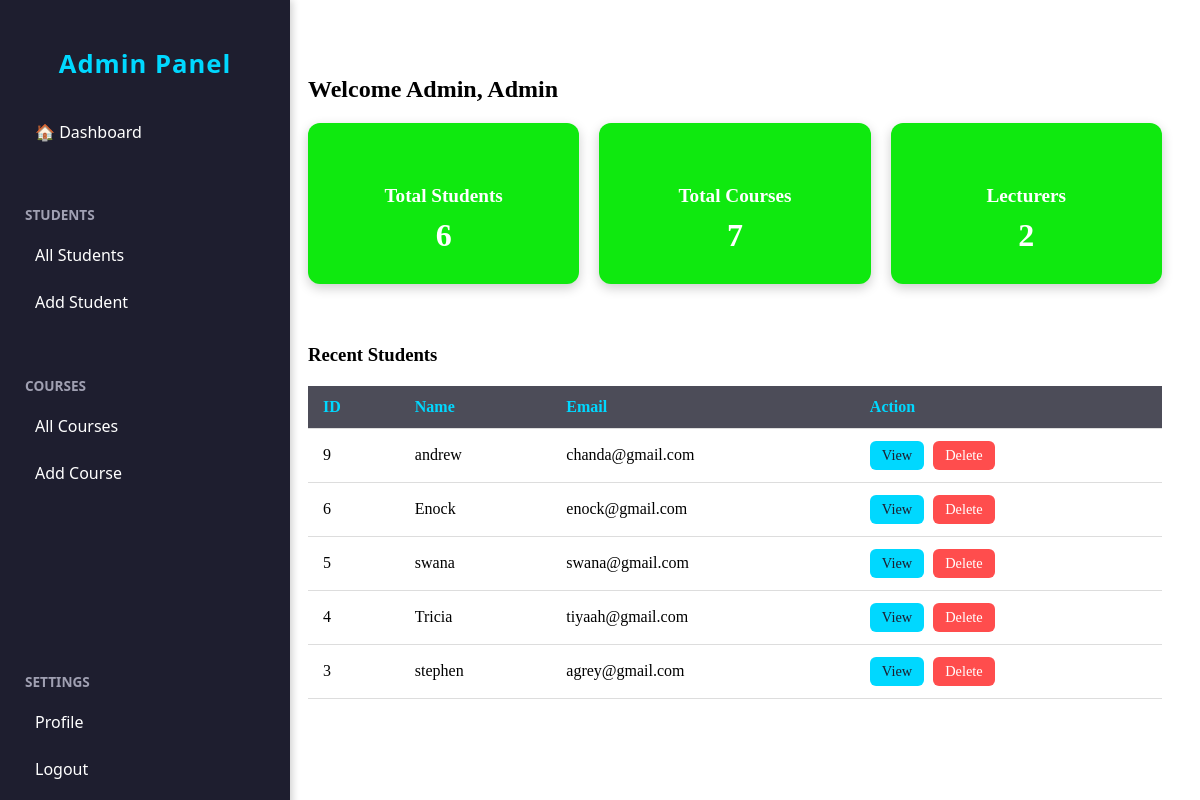
The app's page /admin_dashboard/ (signed in), older data.
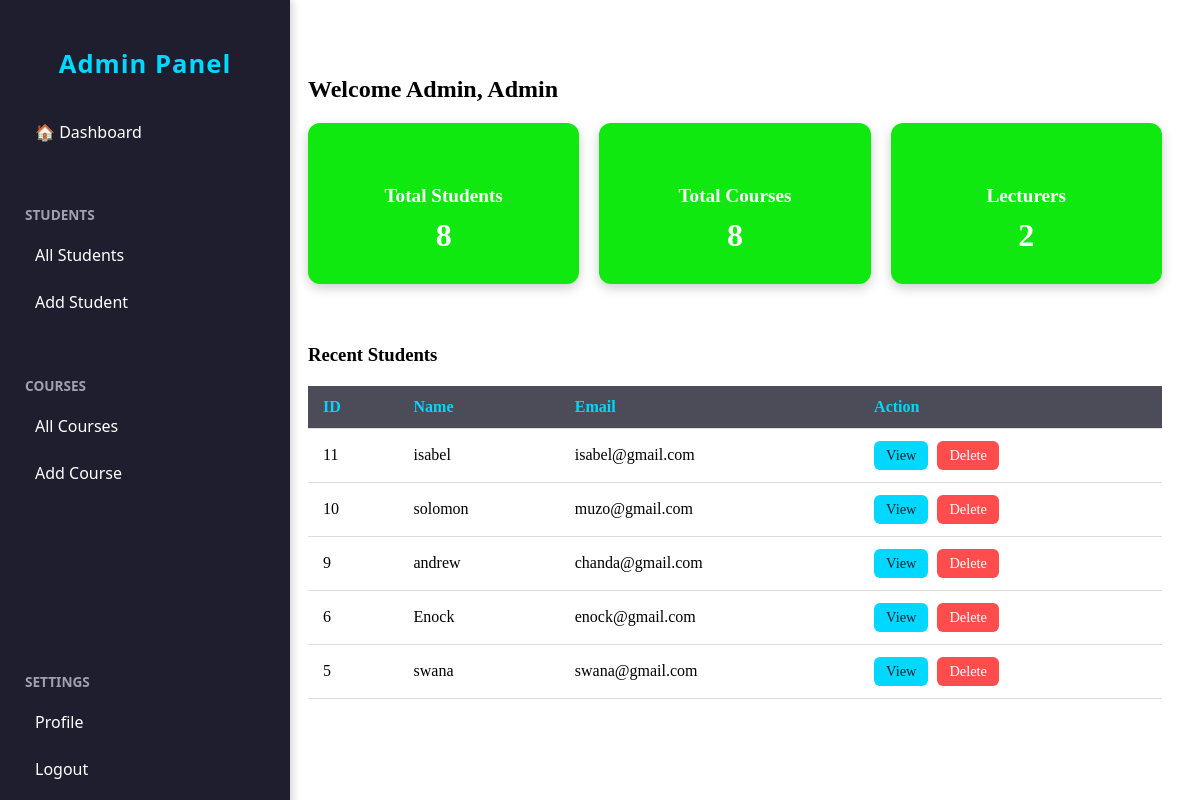
The same page, newer data.
### student_app/models.py (models this page shows, shortened)
class Student(models.Model):
    user = models.OneToOneField('auth.User', on_delete=models.CASCADE, null=True, blank=True)
    first_name= models.CharField(max_length=30)
    last_name= models.CharField(max_length=30)
    image= models.ImageField(upload_to='images/')
    email= models.EmailField()
    age= models.IntegerField()
    phone= models.CharField(max_length=12)
    courses= models.ManyToManyField(Course, related_name="students")

### student_app/views.py (the view)
# urls.py: path('admin_dashboard/', views.admin_dashboard, name= 'admin_dashboard'),
@staff_member_required
def admin_dashboard(request):
    courses_offered= Course.objects.count()
    students= Student.objects.count()
    lecturers= Lecture.objects.count()
    latest_students= Student.objects.order_by('-id')[:5]
    return render(request, 'admin.html', {
    'students': students,
    'courses_offered': courses_offered,
    'latest_students':latest_students,
    'lecturers': lecturers
    })

### student_app/templates/admin.html (shortened to what this page needs)
{% load static %}
<div id="admin-sidebar">
    <h3 class="sidebar-logo">Admin Panel</h3>
    <div class="sidebar-section">
        <a href="#" class="sidebar-link">🏠 Dashboard</a>
    </div>
    <div class="sidebar-section">
        <h5 class="sidebar-section-title">Students</h5>
        <a href="{% url 'student_info' %}" class="sidebar-link">All Students</a>
        <a href="{% url 'register_student' %}" class="sidebar-link">Add Student</a>
    </div>
    <div class="sidebar-section">
        <h5 class="sidebar-section-title">Courses</h5>
        <a href="{% url 'view_courses' %}" class="sidebar-link">All Courses</a>
        <a href="{% url 'add_course' %}" class="sidebar-link">Add Course</a>
    </div>
    <div class="sidebar-section mt-auto">
        <h5 class="sidebar-section-title">Settings</h5>
        <a href="#" class="sidebar-link">Profile</a>
        <a href="{% url 'logout' %}" class="sidebar-link">Logout</a>
    </div>
</div>
<div id="admin-content">
    <h2>Welcome {{user.username}}, Admin</h2>
    <div style="display:flex; flex-wrap:wrap; gap:20px; margin-top:20px;">
        <div class="admin-card" style="flex:1;">
            <h5>Total Students</h5>
            <p>{{students }}</p>
        </div>
        <div class="admin-card" style="flex:1;">
            <h5>Total Courses</h5>
            <p>{{ courses_offered }}</p>
        </div>
        <div class="admin-card" style="flex:1;">
            <h5>Lecturers</h5>
            <p>{{ lecturers }}</p>
        </div>
    </div>
    <h3 style="margin-top:40px; margin-bottom:15px;">Recent Students</h3>
    <table class="admin-table">
        <thead>
            <tr>
                <th>ID</th>
                <th>Name</th>
                <th>Email</th>
                <th>Action</th>
            </tr>
        </thead>
        <tbody>
            {% for student in latest_students %}
            <tr>
                <td>{{ student.id }}</td>
                <td>{{ student.first_name }}</td>
                <td>{{ student.email }}</td>
                 <td>
            <a href="#" class="action-btn view-btn">View</a>
            <a href="{% url 'delete_student' student.id %}"
               class="action-btn delete-btn"
               onclick="return confirm('Are you sure you want to delete this student?');">
               Delete
            </a>
        </td>
            </tr>
            {% endfor %}
        </tbody>
    </table>
</div>

Row changes from the older to the newer data that the page shows:
no longer on this page (row unchanged): Student: id "4", first_name "Tricia", email "tiyaah@gmail.com"
no longer on this page (row unchanged): Student: id "3", first_name "stephen", email "agrey@gmail.com"
added Student: id "11", first_name "isabel", email "isabel@gmail.com"
added Student: id "10", first_name "solomon", email "muzo@gmail.com"
Text that changed along with them:
{{ students }}: "6" → "8"
{{ courses_offered }}: "7" → "8"
